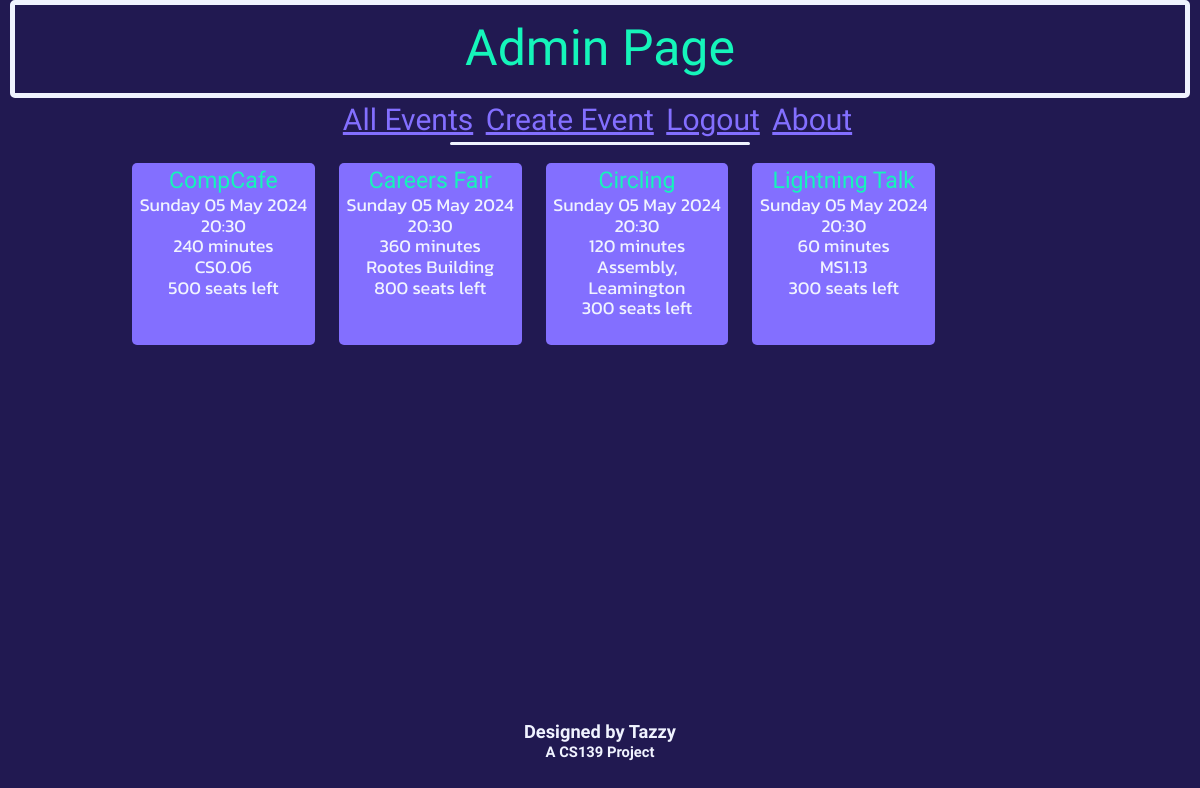
The app's page /superHome (signed in), older data.
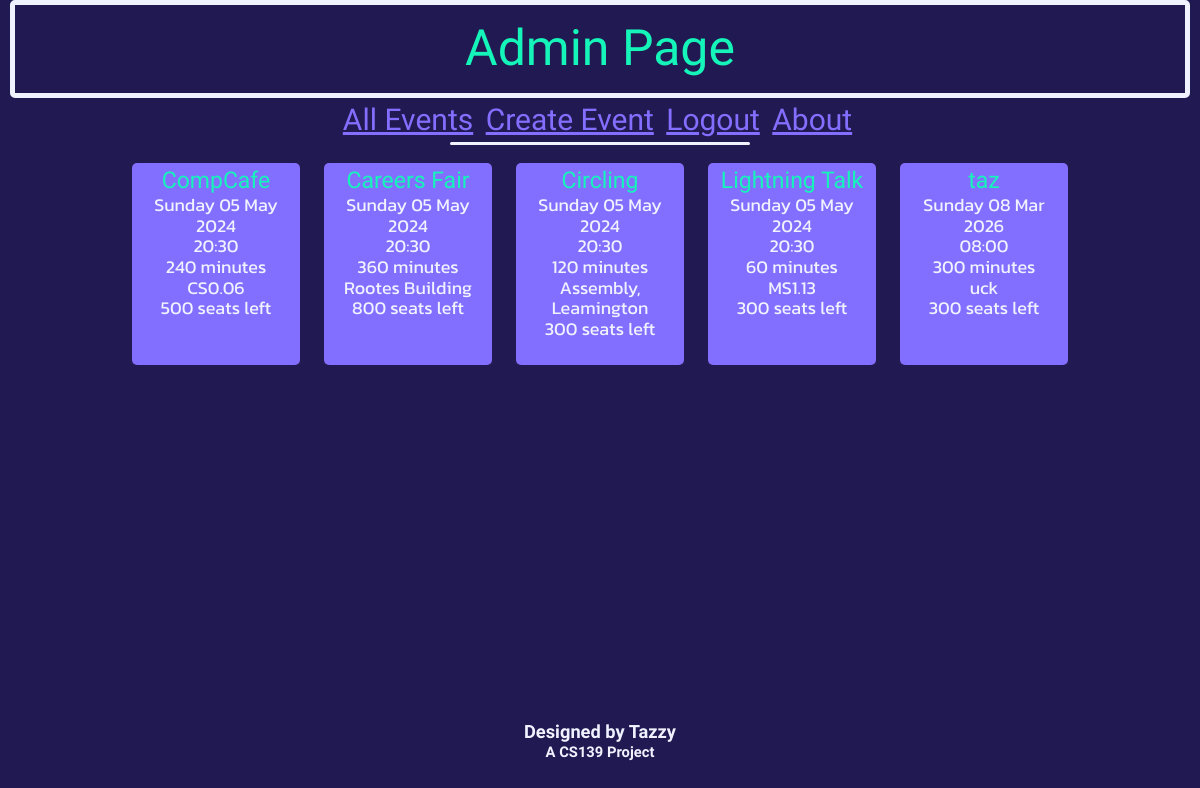
The same page, newer data.
### db_definition.py (models this page shows, shortened)
class Event(db.Model):
    __tablename__ = "events"
    event_id = db.Column(db.Integer, primary_key = True)
    name = db.Column(db.String(20))
    dateTime = db.Column(db.DateTime)
    duration = db.Column(db.Integer) # Minutes
    capacity = db.Column(db.Integer)
    ticketsSold = db.Column(db.Integer)
    location = db.Column(db.String(50))

### eventbyte.py (the view)
@app.route('/superHome')
def superHome():
    if (not current_user.is_authenticated) or (current_user.userClass != "super"):
        flash("Only admins can access this page.")
        return redirect('/home')
    return render_template('superHome.html', events=Event.query.all(), currTime = datetime.datetime.now())

### eventbyte.py (called while the page is built)
@loginManager.user_loader
def loadUser(user_id):
    return User.query.get(int(user_id))

### templates/superHome.html
{% extends 'base.html' %}
{% block heading %}
    <div class="title subtitle">
        Admin Page
    </div>
{% endblock %}
{% block content %}
    {% with messages = get_flashed_messages() %}
        {% if messages %}
        <div class="loginFlashes">
            {% for message in messages %}
            <p> {{ message }} </p>
            {% endfor %}
        </div>
        {% else %}
            <br>
        {% endif %}
    {% endwith %}
    {% include "eventList.html" %}
{% endblock %}

### templates/eventList.html (shortened to what this page needs)
<div id="eventsList">
    {% for event in events %}
        {% if event.dateTime > currTime %}
            <div class="event">
                <a href="/viewEvent?eventid={{event.event_id}}" style="text-decoration: none;"><span class="titleRef" style="font-size: 23px;">{{ event.name }}</span></a><br>
                {{ event.dateTime.strftime('%A') }} {{ event.dateTime.strftime('%d') }} {{ event.dateTime.strftime('%b') }} {{ event.dateTime.strftime('%Y') }}<br>
                {{ event.dateTime.strftime('%H') }}:{{ event.dateTime.strftime('%M') }}<br>
                {{ event.duration }} minutes<br>
                {{ event.location }}<br>
                {% if current_user.userClass == "super" %}
                    {{ event.capacity }} seats left<br><br>
                {% elif event.ticketsSold == event.capacity %}
                    <span style="color: red;"><strong>SOLD OUT</strong></span><br>
                {% elif (event.ticketsSold >= (0.95 * event.capacity)) %}
                    <span style="color: red;"><strong>TICKETS LOW</strong></span><br>{{event.capacity - event.ticketsSold}} tickets left.<br>
                {% else %}
                    <br>
                {% endif %}
            </div>
        {% endif %}
    {% endfor %}
</div>

Row changes from the older to the newer data that the page shows:
added Event: name "taz", dateTime "Sunday", dateTime "08", dateTime "Mar", dateTime "2026", dateTime "00", duration "300", location "uck", capacity "300"
